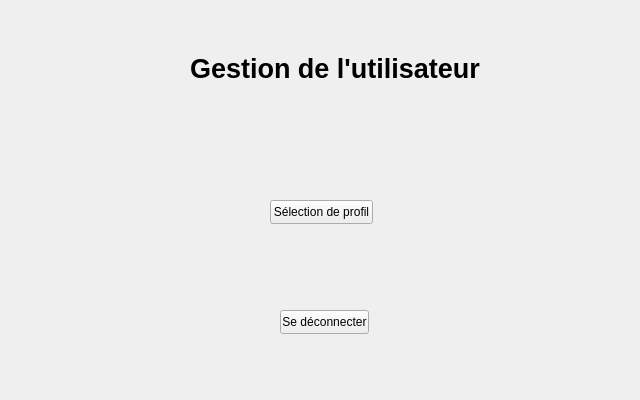
<?xml version="1.0" encoding="UTF-8"?>
<ui version="4.0">
 <class>ManageUser</class>
 <widget class="QWidget" name="ManageUser">
  <property name="geometry">
   <rect>
    <x>0</x>
    <y>0</y>
    <width>640</width>
    <height>400</height>
   </rect>
  </property>
  <property name="windowTitle">
   <string>Form</string>
  </property>
  <widget class="QPushButton" name="seDeconnecterPushButton">
   <property name="geometry">
    <rect>
     <x>280</x>
     <y>310</y>
     <width>89</width>
     <height>24</height>
    </rect>
   </property>
   <property name="text">
    <string>Se déconnecter</string>
   </property>
  </widget>
  <widget class="QPushButton" name="selectionProfilPushButton">
   <property name="geometry">
    <rect>
     <x>270</x>
     <y>200</y>
     <width>103</width>
     <height>24</height>
    </rect>
   </property>
   <property name="text">
    <string>Sélection de profil</string>
   </property>
  </widget>
  <widget class="QLabel" name="label">
   <property name="geometry">
    <rect>
     <x>190</x>
     <y>50</y>
     <width>291</width>
     <height>36</height>
    </rect>
   </property>
   <property name="font">
    <font>
     <pointsize>20</pointsize>
     <bold>true</bold>
    </font>
   </property>
   <property name="text">
    <string>Gestion de l'utilisateur</string>
   </property>
  </widget>
 </widget>
 <resources/>
 <connections/>
</ui>
